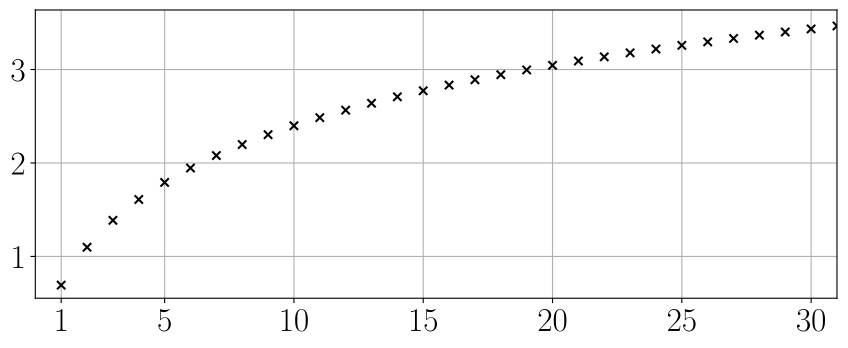

Python code for this plot:
import numpy as np, matplotlib.pyplot as plt
from matplotlib import rcParams
from pathlib import Path

rcParams['font.size'] = 24
rcParams['text.usetex'] = True

fig = plt.figure(figsize=(9,4))
ax = fig.add_subplot()

n = np.arange(1, 33)

ax.grid()
ax.set_axisbelow(True)
ax.scatter(n, np.log1p(n), color='black', marker='x')

ax.set_xlim(0, 31)
#ax.set_ylim(0.47, 1.03)
ax.set_xticks(ticks=[1, 5, 10, 15, 20, 25, 30])
#ax.set_yticks(ticks=[1])

plt.tight_layout()

plt.savefig(Path(__file__).with_suffix('.pdf'), format="pdf", bbox_inches="tight")
#plt.show()
